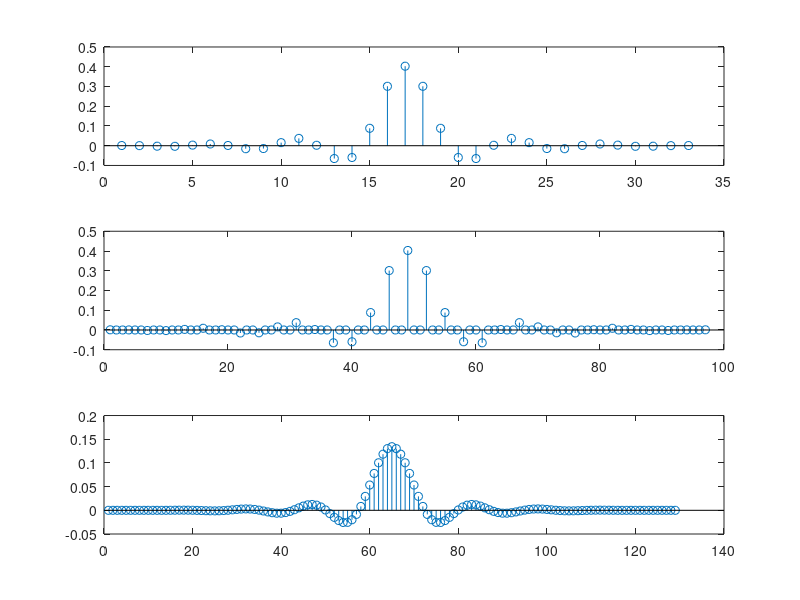

Write the MATLAB code that produced this figure.
%
% Experiment_For_Sampling_Rate_Increase
%
% Interpolator
%
clear all;   % clear workspace
clc;         % clear command window
N = 33;
wp = 0.30*pi;
ws = 0.50*pi;
% Wp = Ws = 1;
%
NH = (N-1)/2;
%
%
P = zeros(NH+1,1);
Qp = zeros(NH+1,NH+1);
Qs = zeros(NH+1,NH+1);
for i=0:NH % 0:1:NH
    if i==0
        P(i+1) = -2*wp;
    else
        P(i+1) = -2*sin(i*wp)/i;
    end
    for j=0:NH
       if i==0 && j==0
           Qp(i+1,j+1) = wp;
           Qs(i+1,j+1) = pi - ws;
       elseif i==j
           Qp(i+1,j+1) = 0.5*wp + 0.5*sin((i+j)*wp)/(i+j);
           Qs(i+1,j+1) = 0.5*(pi - ws) - 0.5*sin((i+j)*ws)/(i+j);
       else
           Qp(i+1,j+1) = 0.5*sin((i-j)*wp)/(i-j) + 0.5*sin((i+j)*wp)/(i+j);
           Qs(i+1,j+1) = -0.5*sin((i-j)*ws)/(i-j) - 0.5*sin((i+j)*ws)/(i+j);
       end
    end
end
Q = Qp + Qs;
A = -0.5*inv(Q)*P;
%
%
h = zeros(N,1);
h(NH+1) = A(1);
h(1:NH) = 0.5*A(NH+1:-1:2);
h(NH+2:N) = 0.5*A(2:NH+1);
%
% need to show several plots simulteneously
subplot(2,4,1);
stem(0:N-1,h);
xlabel('n');
ylabel('Impulse Response');
title('Case 1 Lowpass Filter');
%
% Amplitude Response
subplot(2,4,5);
AR = abs(freqz(h,1,0:pi/200:pi));
plot(0:1/200:1,AR);
axis([0,1,0,1.1]);
xlabel('Normalized Frequency (\omega/\pi)');
ylabel('Amplitude Response');
title('Case 1 Lowpass Filter');
%
% Amplitude Response in dB
% subplot(2,2,4);
% plot(0:1/200:1,20*log10(AR));
% axis([0,1,-60,10]);
% xlabel('Normalized Frequency (\omega/\pi)');
% ylabel('Amplitude Response in dB');
%
% L = 3
%
h3 = zeros(3*(N-1) + 1, 1);
for i = 0:3*(N-1)
    if mod(i, 3) == 0
        h3(i + 1) = h(i/3 + 1);
    end
end
subplot(2, 4, 2);
stem(0:3*(N-1),h3);
xlabel('n');
title('Up Sampling L = 3');
%
% 
subplot(2, 4, 6);
FR3 = abs(freqz(h3,1,0:pi/200:pi));
plot(0:1/200:1,FR3);
axis([0,1,0,1.1]);
xlabel('Normalized Frequency (\omega/\pi)');
ylabel('Amplitude Response');
title('Up Sampling L = 3');
%
% design of interpolation filter
%
N = 33;
wp = 0.5*pi/3;
ws = 1.5*pi/3;
% Wp = Ws = 1;
%
NH = (N-1)/2;
%
%
P = zeros(NH+1,1);
Qp = zeros(NH+1,NH+1);
Qs = zeros(NH+1,NH+1);
for i=0:NH % 0:1:NH
    if i==0
        P(i+1) = -2*wp;
    else
        P(i+1) = -2*sin(i*wp)/i;
    end
    for j=0:NH
       if i==0 && j==0
           Qp(i+1,j+1) = wp;
           Qs(i+1,j+1) = pi - ws;
       elseif i==j
           Qp(i+1,j+1) = 0.5*wp + 0.5*sin((i+j)*wp)/(i+j);
           Qs(i+1,j+1) = 0.5*(pi - ws) - 0.5*sin((i+j)*ws)/(i+j);
       else
           Qp(i+1,j+1) = 0.5*sin((i-j)*wp)/(i-j) + 0.5*sin((i+j)*wp)/(i+j);
           Qs(i+1,j+1) = -0.5*sin((i-j)*ws)/(i-j) - 0.5*sin((i+j)*ws)/(i+j);
       end
    end
end
Q = Qp + Qs;
A = -0.5*inv(Q)*P;
%
%
hL = zeros(N,1);
hL(NH+1) = A(1);
hL(1:NH) = 0.5*A(NH+1:-1:2);
hL(NH+2:N) = 0.5*A(2:NH+1);
%
% need to show several plots simulteneously
subplot(2,4,3);
stem(0:N-1,hL);
xlabel('n');
ylabel('Impulse Response');
% title('Case 1 Lowpass Filter');
%
% Amplitude Response
subplot(2,4,7);
FRL = abs(freqz(hL,1,0:pi/200:pi));
plot(0:1/200:1,FRL);
axis([0,1,0,1.1]);
xlabel('Normalized Frequency (\omega/\pi)');
ylabel('Amplitude Response');
% title('Case 1 Lowpass Filter');
%
%
hI = conv(h3, hL);
subplot(2, 4, 4);
stem(0:128,hI);
xlabel('n');
% title('Up Sampling L = 3');
%
% 
subplot(2, 4, 8);
FRI = abs(freqz(hI,1,0:pi/200:pi));
plot(0:1/200:1,FRI);
axis([0,1,0,1.1]);
xlabel('Normalized Frequency (\omega/\pi)');
ylabel('Amplitude Response');
pause;
% title('Up Sampling L = 3');
%
%
subplot(3, 1, 1);
stem(h);
subplot(3, 1, 2);
stem(h3);
subplot(3, 1, 3);
stem(hI);
%
%
